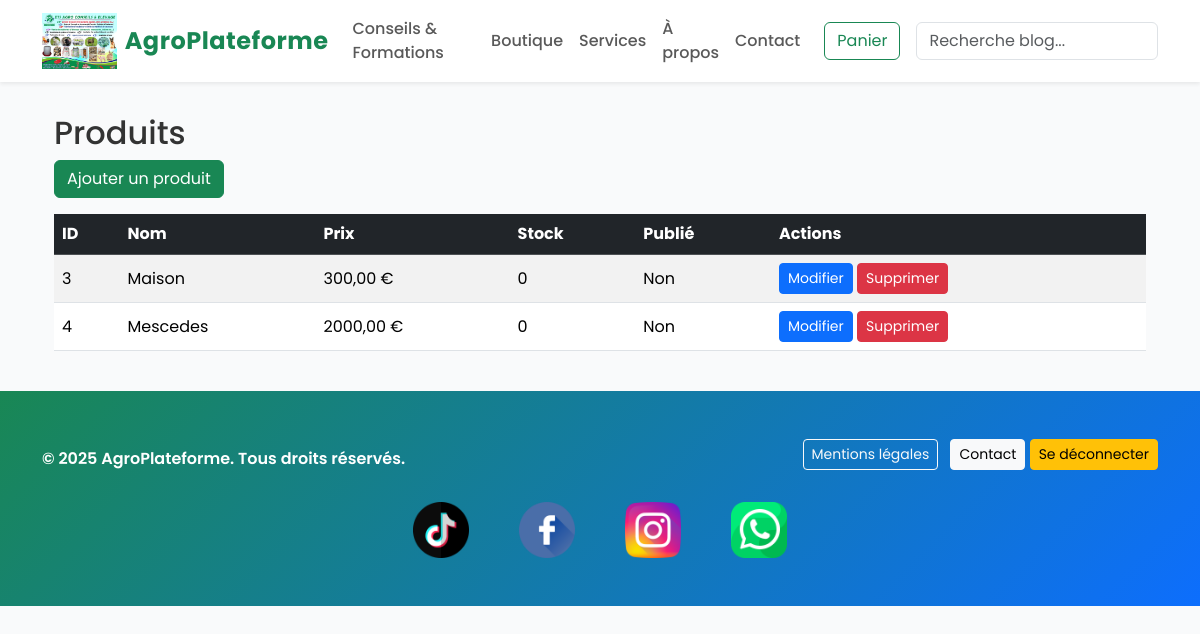
Page /dashboard/products/ (signed in) on the committed database.
### shop/models.py (models this page shows, shortened)
class Product(models.Model):
    category = models.ForeignKey(Category, on_delete=models.SET_NULL, null=True, blank=True, related_name='products')
    name = models.CharField(max_length=200)
    slug = models.SlugField(max_length=220, unique=True, blank=True)
    description = models.TextField(blank=True)
    price = models.DecimalField(max_digits=12,decimal_places=2)
    stock = models.PositiveIntegerField(default=0)
    available = models.BooleanField(default=True)
    image = models.ImageField(upload_to='products/', blank=True, null=True)
    created_at = models.DateTimeField(auto_now_add=True)
    updated_at = models.DateTimeField(auto_now=True)
    is_active = models.BooleanField(default=True)
    class Meta:
        ordering = ['name']

### dashboard/views.py (the view)
# urls.py: path('products/', views.list_products, name='dashboard_list_products'),
@login_required
@user_passes_test(is_dashboard_manager)
def list_products(request):
    products = Product.objects.filter(is_active=True)
    return render(request, 'dashboard/list_products.html', {'products': products})

### dashboard/views.py (called while the page is built)
def is_dashboard_manager(user):
    return user.is_authenticated and user.groups.filter(name="DashboardManagers").exists()

### dashboard/templates/dashboard/list_products.html
{% extends 'dashboard/base_dashboard.html' %}
{% load static %}
{% block content %}
<div class="container mt-4">
    <h2>Produits</h2>
    <div class="mb-3">
        <a href="{% url 'dashboard:dashboard_add_product' %}" class="btn btn-success">Ajouter un produit</a>
    </div>
    <table class="table table-striped table-hover align-middle">
        <thead class="table-dark">
            <tr>
                <th>ID</th>
                <th>Nom</th>
                <th>Prix</th>
                <th>Stock</th>
                <th>Publié</th>
                <th>Actions</th>
            </tr>
        </thead>
        <tbody>
            {% for product in products %}
            <tr>
                <td>{{ product.id }}</td>
                <td>{{ product.name }}</td>
                <td>{{ product.price }} €</td>
                <td>{{ product.stock }}</td>
                <td>{% if product.published %}Oui{% else %}Non{% endif %}</td>
                <td>
                    <a href="{% url 'dashboard:dashboard_edit_product' product.id %}" class="btn btn-sm btn-primary">Modifier</a>
                    <a href="{% url 'dashboard:dashboard_delete_product' product.id %}" class="btn btn-sm btn-danger">Supprimer</a>
                </td>
            </tr>
            {% empty %}
            <tr>
                <td colspan="6" class="text-center">Aucun produit</td>
            </tr>
            {% endfor %}
        </tbody>
    </table>
</div>
{% endblock %}

### static/css/styles.css (style rules this page uses)
body { background-color: #fafafa; }

### core/templates/base.html (style rules this page uses)
body { font-family: 'Poppins', sans-serif; background-color: #f9fafb; color: #333; }

### rows in the picture
Product: id "3", name "Maison", price "300,00", stock "0"
Product: id "4", name "Mescedes", price "2000,00", stock "0"

### other values in the picture
{{ now|default:2025 }} "2025"
